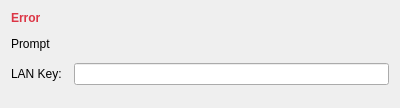
<?xml version="1.0" encoding="UTF-8"?>
<ui version="4.0">
 <class>LanKeyDialog</class>
 <widget class="QDialog" name="LanKeyDialog">
  <property name="minimumSize">
   <size>
    <width>400</width>
    <height>0</height>
   </size>
  </property>
  <property name="modal">
   <bool>true</bool>
  </property>
  <layout class="QVBoxLayout" name="mainLayout">
   <property name="spacing"><number>12</number></property>
   <!-- Error message -->
   <item>
    <widget class="QLabel" name="lblError">
     <property name="text"><string>Error</string></property>
     <property name="wordWrap"><bool>true</bool></property>
     <property name="styleSheet"><string>color: #dc3545; font-weight: bold;</string></property>
    </widget>
   </item>
   <!-- Prompt -->
   <item>
    <widget class="QLabel" name="lblPrompt">
     <property name="text"><string>Prompt</string></property>
     <property name="wordWrap"><bool>true</bool></property>
    </widget>
   </item>
   <!-- Form layout with key input -->
   <item>
    <layout class="QFormLayout" name="formLayout">
     <item row="0" column="0">
      <widget class="QLabel" name="lblKeyLabel">
       <property name="text"><string>LAN Key:</string></property>
      </widget>
     </item>
     <item row="0" column="1">
      <widget class="QLineEdit" name="editLanKey">
       <property name="echoMode"><enum>QLineEdit::Password</enum></property>
      </widget>
     </item>
    </layout>
   </item>
   <!-- Button box -->
   <item>
    <widget class="QDialogButtonBox" name="buttonBox"/>
   </item>
  </layout>
 </widget>
 <resources/>
 <connections/>
</ui>
